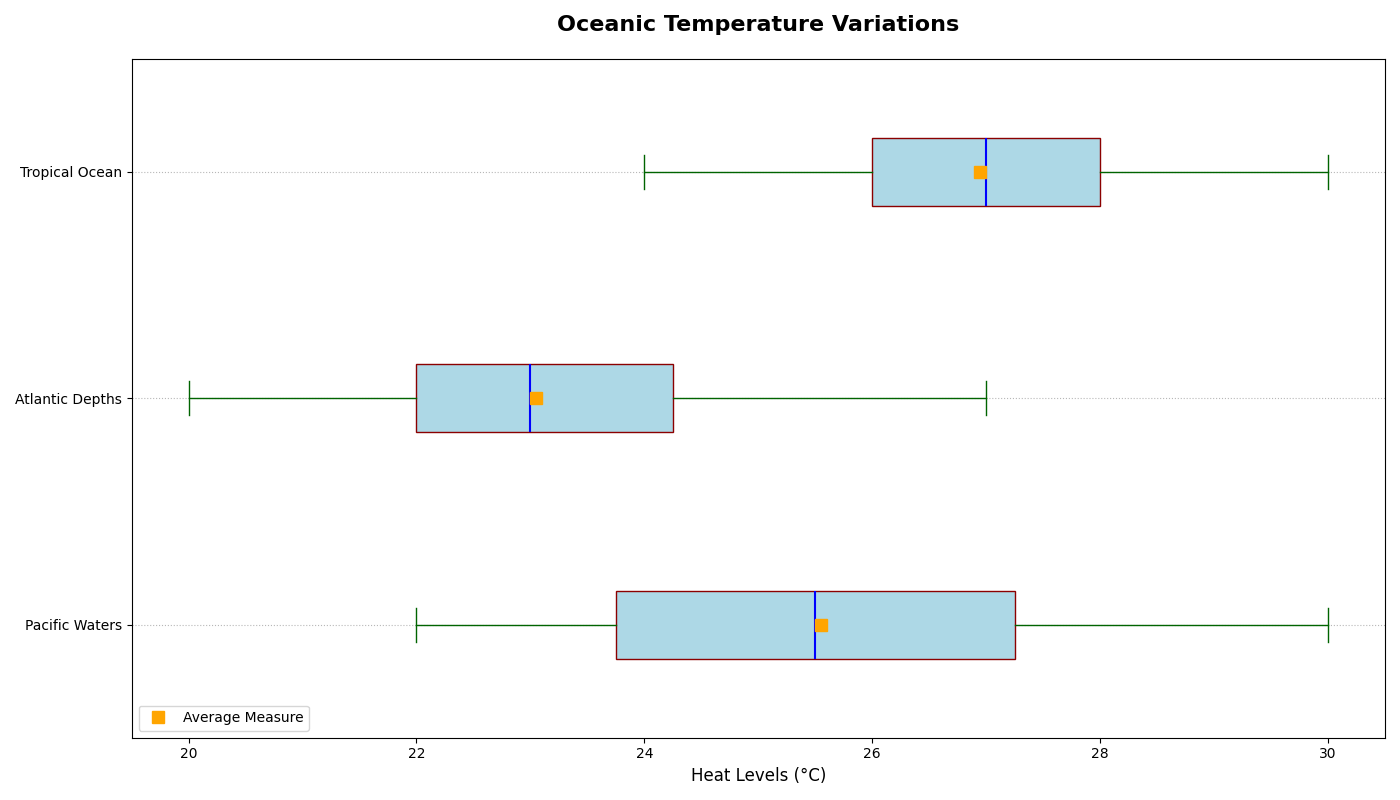

Generate this figure with Python:
import matplotlib.pyplot as plt
import numpy as np

# Data for ocean temperatures
pacific_temps = [22, 24, 23, 23, 25, 26, 27, 24, 26, 28, 29, 30, 27, 25, 24, 28, 26, 23, 22, 29]
atlantic_temps = [20, 21, 22, 23, 22, 24, 25, 26, 23, 22, 21, 20, 22, 23, 24, 26, 27, 25, 23, 22]
indian_temps = [25, 27, 28, 29, 27, 26, 25, 24, 26, 27, 28, 29, 30, 29, 28, 27, 26, 25, 26, 27]

temperature_data = [pacific_temps, atlantic_temps, indian_temps]
ocean_names = ['Pacific Waters', 'Atlantic Depths', 'Tropical Ocean']

fig, ax = plt.subplots(figsize=(14, 8))

# Use a single color consistently across all data groups
box = ax.boxplot(temperature_data, vert=False, patch_artist=True, notch=False,
                 boxprops=dict(facecolor='lightblue', color='darkred'),
                 whiskerprops=dict(color='darkgreen', linestyle='-'),
                 capprops=dict(color='darkgreen'),
                 medianprops=dict(color='blue', linewidth=1.5),
                 flierprops=dict(marker='^', color='purple', alpha=0.6),
                 meanline=False, showmeans=True, meanprops=dict(marker='s', markerfacecolor='orange', markeredgecolor='orange', markersize=8))

# Remove color assignment to individual boxes
# Remove the redundant 'colors' and associated for-loop

ax.set_xlabel('Heat Levels (°C)', fontsize=12)
ax.set_yticks([1, 2, 3])
ax.set_yticklabels(ocean_names)
ax.set_title('Oceanic Temperature Variations', fontsize=16, fontweight='bold', pad=20)

ax.legend([box["means"][0]], ['Average Measure'], loc='lower left', fontsize=10)

ax.grid(axis='y', linestyle=':', alpha=0.9)

plt.tight_layout()
plt.show()
